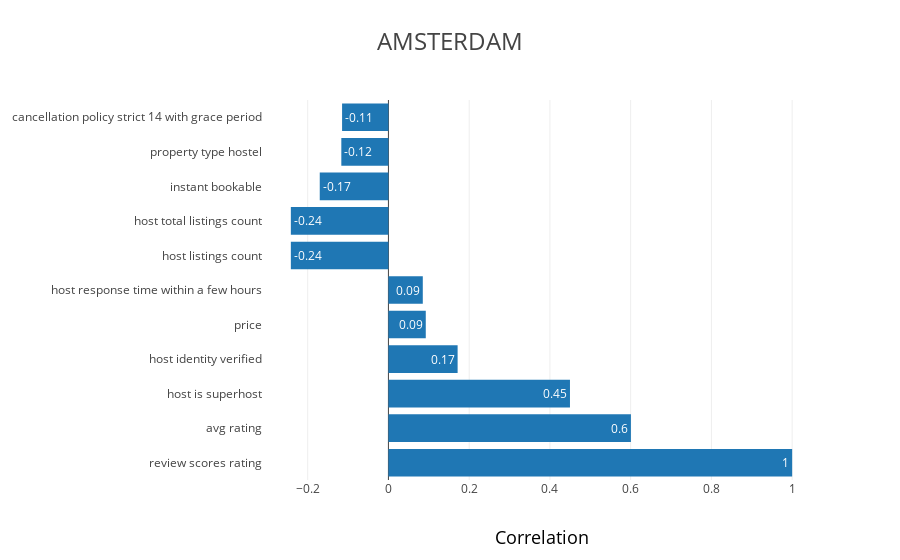

Notebook code for this chart:
### Code cell
#show the entries that strongly correlate with the rating
top_corr_pos = rated.corrwith(rated['review_scores_rating']).nlargest(n = 6)
top_corr_neg = rated.corrwith(rated['review_scores_rating']).nsmallest(n = 5)
top_corr = pd.concat((top_corr_pos, top_corr_neg))

trace = go.Bar(
            x = top_corr.values,
            y = [idx.lower().replace('_', ' ') for idx in top_corr.index],
            text = np.round(100 * top_corr.values) / 100,
            textposition = 'auto',
            orientation = 'h'
            )
layout = go.Layout(
                title=city.upper(),
                titlefont=dict(
                            size = 24
                            ),
                barmode='overlay',
                xaxis=dict(
                    title='Correlation',
                    titlefont=dict(
                        size=18,
                        color='rgb(0, 0, 0)'
                                ),
                        ),
                yaxis=dict(
                            automargin = True
                            )
                        )
                    
fig_top_corr = go.Figure(data = [trace], layout = layout)

pyo.iplot(fig_top_corr)

### Figure 1 — Plotly figure (JSON) as saved in the notebook; plotly's stock layout.template omitted (floating-point values rounded to 4 significant figures)
{"data": [{"orientation": "h", "text": [1, 0.6, 0.45, 0.17, 0.09, 0.09, -0.24, -0.24, -0.17, -0.12, -0.11], "textposition": "auto", "type": "bar", "uid": "a5a319c7-7147-4bca-9359-50337e2e48c3", "x": [1, 0.6006, 0.4497, 0.1713, 0.09249, 0.08511, -0.2417, -0.2417, -0.1701, -0.1167, -0.1148], "y": ["review scores rating", "avg rating", "host is superhost", "host identity verified", "price", "host response time within a few hours", "host listings count", "host total listings count", "instant bookable", "property type hostel", "cancellation policy strict 14 with grace period"]}], "layout": {"barmode": "overlay", "title": "AMSTERDAM", "titlefont": {"size": 24}, "xaxis": {"title": "Correlation", "titlefont": {"color": "rgb(0, 0, 0)", "size": 18}}, "yaxis": {"automargin": true}}}
